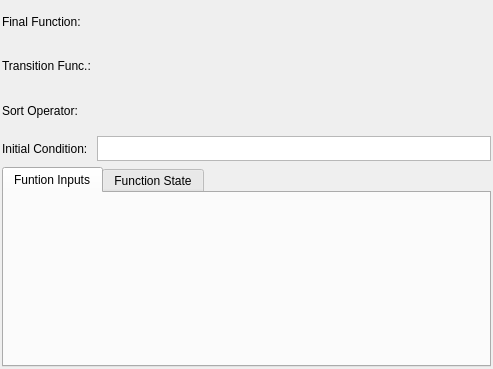
<?xml version="1.0" encoding="UTF-8"?>
<ui version="4.0">
 <class>AggregateWidget</class>
 <widget class="QWidget" name="AggregateWidget">
  <property name="geometry">
   <rect>
    <x>0</x>
    <y>0</y>
    <width>493</width>
    <height>369</height>
   </rect>
  </property>
  <property name="sizePolicy">
   <sizepolicy hsizetype="Expanding" vsizetype="Expanding">
    <horstretch>0</horstretch>
    <verstretch>0</verstretch>
   </sizepolicy>
  </property>
  <layout class="QGridLayout" name="funcaoagregacao_grid">
   <property name="leftMargin">
    <number>2</number>
   </property>
   <property name="topMargin">
    <number>2</number>
   </property>
   <property name="rightMargin">
    <number>2</number>
   </property>
   <property name="bottomMargin">
    <number>2</number>
   </property>
   <property name="spacing">
    <number>6</number>
   </property>
   <item row="0" column="0">
    <widget class="QLabel" name="final_func_lbl">
     <property name="text">
      <string>Final Function:</string>
     </property>
    </widget>
   </item>
   <item row="2" column="0">
    <widget class="QLabel" name="sort_op_lbl">
     <property name="text">
      <string>Sort Operator:</string>
     </property>
    </widget>
   </item>
   <item row="3" column="0">
    <widget class="QLabel" name="initial_cod_lbl">
     <property name="text">
      <string>Initial Condition:</string>
     </property>
    </widget>
   </item>
   <item row="4" column="0" colspan="2">
    <widget class="QTabWidget" name="state_input_types_twg">
     <property name="sizePolicy">
      <sizepolicy hsizetype="Preferred" vsizetype="Preferred">
       <horstretch>0</horstretch>
       <verstretch>0</verstretch>
      </sizepolicy>
     </property>
     <property name="minimumSize">
      <size>
       <width>0</width>
       <height>200</height>
      </size>
     </property>
     <property name="currentIndex">
      <number>0</number>
     </property>
     <widget class="QWidget" name="tab">
      <attribute name="title">
       <string>Funtion Inputs</string>
      </attribute>
     </widget>
     <widget class="QWidget" name="tab_2">
      <attribute name="title">
       <string>Function State</string>
      </attribute>
     </widget>
    </widget>
   </item>
   <item row="1" column="0">
    <widget class="QLabel" name="transition_func_lbl">
     <property name="text">
      <string>Transition Func.:</string>
     </property>
    </widget>
   </item>
   <item row="3" column="1">
    <widget class="QPlainTextEdit" name="initial_cond_txt">
     <property name="sizePolicy">
      <sizepolicy hsizetype="Expanding" vsizetype="Fixed">
       <horstretch>0</horstretch>
       <verstretch>0</verstretch>
      </sizepolicy>
     </property>
     <property name="maximumSize">
      <size>
       <width>16777215</width>
       <height>25</height>
      </size>
     </property>
     <property name="verticalScrollBarPolicy">
      <enum>Qt::ScrollBarAlwaysOff</enum>
     </property>
     <property name="horizontalScrollBarPolicy">
      <enum>Qt::ScrollBarAlwaysOff</enum>
     </property>
    </widget>
   </item>
  </layout>
 </widget>
 <resources/>
 <connections/>
</ui>
